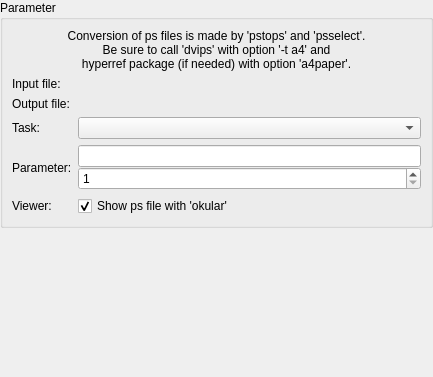
<?xml version="1.0" encoding="UTF-8"?>
<ui version="4.0">
 <class>PostscriptDialog</class>
 <widget class="QWidget" name="PostscriptDialog">
  <property name="geometry">
   <rect>
    <x>0</x>
    <y>0</y>
    <width>433</width>
    <height>377</height>
   </rect>
  </property>
  <layout class="QVBoxLayout">
   <property name="leftMargin">
    <number>0</number>
   </property>
   <property name="topMargin">
    <number>0</number>
   </property>
   <property name="rightMargin">
    <number>0</number>
   </property>
   <property name="bottomMargin">
    <number>0</number>
   </property>
   <item>
    <widget class="QGroupBox" name="groupBox">
     <property name="title">
      <string>Parameter</string>
     </property>
     <layout class="QGridLayout">
      <item row="0" column="0" colspan="2">
       <widget class="QLabel" name="m_lbInfo">
        <property name="text">
         <string>Conversion of ps files is made by 'pstops' and 'psselect'.
Be sure to call 'dvips' with option '-t a4' and
hyperref package (if needed) with option 'a4paper'.</string>
        </property>
        <property name="alignment">
         <set>Qt::AlignCenter</set>
        </property>
       </widget>
      </item>
      <item row="1" column="0">
       <widget class="QLabel" name="label_2">
        <property name="text">
         <string>Input file:</string>
        </property>
       </widget>
      </item>
      <item row="1" column="1">
       <widget class="KUrlRequester" name="m_edInfile">
        <property name="whatsThis">
         <string>Input file, which should be converted.</string>
        </property>
        <property name="filter">
         <string>*.ps|PS Files\n*.ps.gz|Zipped PS Files</string>
        </property>
       </widget>
      </item>
      <item row="2" column="0">
       <widget class="QLabel" name="label_3">
        <property name="text">
         <string>Output file:</string>
        </property>
       </widget>
      </item>
      <item row="2" column="1">
       <widget class="KUrlRequester" name="m_edOutfile">
        <property name="whatsThis">
         <string>The name of the output file. This entry may also be empty, if you only want to view the result without saving it. In this case the viewer checkbox must be checked.</string>
        </property>
        <property name="filter">
         <string>*.ps|PS Files\n*.ps.gz|Zipped PS Files</string>
        </property>
       </widget>
      </item>
      <item row="3" column="0">
       <widget class="QLabel" name="label_4">
        <property name="text">
         <string>Task:</string>
        </property>
       </widget>
      </item>
      <item row="3" column="1">
       <widget class="KComboBox" name="m_cbTask">
        <property name="whatsThis">
         <string>Choose one of the 18 operations to convert a postscript file. The last four operations need specific parameters.</string>
        </property>
       </widget>
      </item>
      <item row="4" column="0">
       <widget class="QLabel" name="m_lbParameter">
        <property name="text">
         <string>Parameter:</string>
        </property>
       </widget>
      </item>
      <item row="5" column="0">
       <widget class="QLabel" name="label_6">
        <property name="text">
         <string>Viewer:</string>
        </property>
       </widget>
      </item>
      <item row="5" column="1">
       <widget class="QCheckBox" name="m_cbView">
        <property name="whatsThis">
         <string>View the result of the conversion process. okular is always taken as an external viewer.</string>
        </property>
        <property name="text">
         <string>Show ps file with 'okular'</string>
        </property>
        <property name="checked">
         <bool>true</bool>
        </property>
       </widget>
      </item>
      <item row="4" column="1">
       <widget class="QWidget" name="widget" native="true">
        <layout class="QVBoxLayout">
         <property name="spacing">
          <number>0</number>
         </property>
         <property name="leftMargin">
          <number>0</number>
         </property>
         <property name="topMargin">
          <number>0</number>
         </property>
         <property name="rightMargin">
          <number>0</number>
         </property>
         <property name="bottomMargin">
          <number>0</number>
         </property>
         <item>
          <widget class="QLineEdit" name="m_edParameter">
           <property name="whatsThis">
            <string>'Select pages' and 'Free Parameter' need some specific parameter, which you can enter here</string>
           </property>
          </widget>
         </item>
         <item>
          <widget class="QSpinBox" name="m_spCopies">
           <property name="whatsThis">
            <string>When you want to copy pages, you must enter the number of copies</string>
           </property>
           <property name="minimum">
            <number>1</number>
           </property>
          </widget>
         </item>
        </layout>
       </widget>
      </item>
     </layout>
    </widget>
   </item>
   <item>
    <spacer>
     <property name="orientation">
      <enum>Qt::Vertical</enum>
     </property>
     <property name="sizeHint" stdset="0">
      <size>
       <width>20</width>
       <height>40</height>
      </size>
     </property>
    </spacer>
   </item>
  </layout>
 </widget>
 <customwidgets>
  <customwidget>
   <class>KUrlRequester</class>
   <extends>QWidget</extends>
   <header>kurlrequester.h</header>
  </customwidget>
  <customwidget>
   <class>KComboBox</class>
   <extends>QComboBox</extends>
   <header>kcombobox.h</header>
  </customwidget>
 </customwidgets>
 <resources/>
 <connections/>
</ui>
